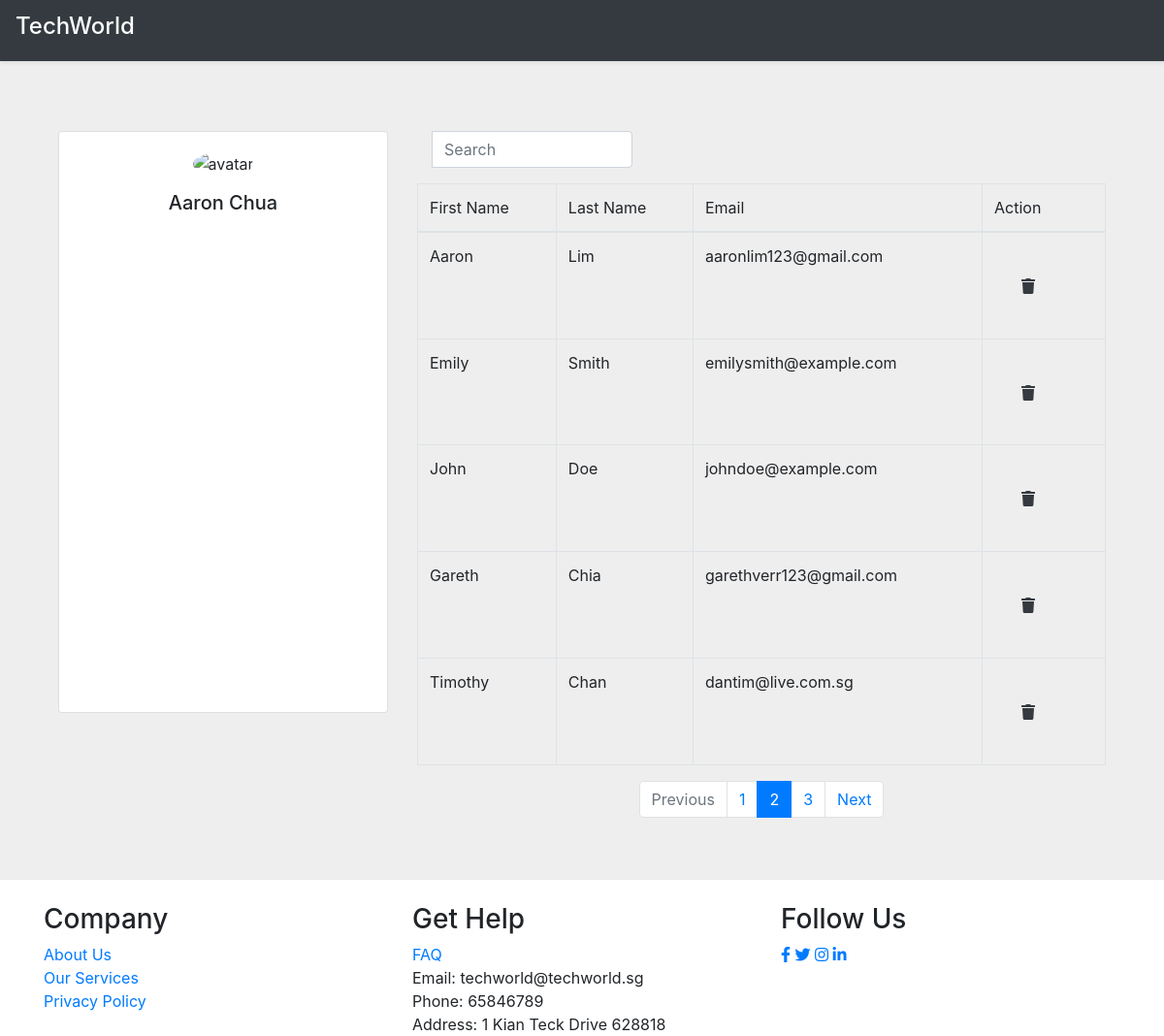
Before: /administrator (signed in) with the older database file.
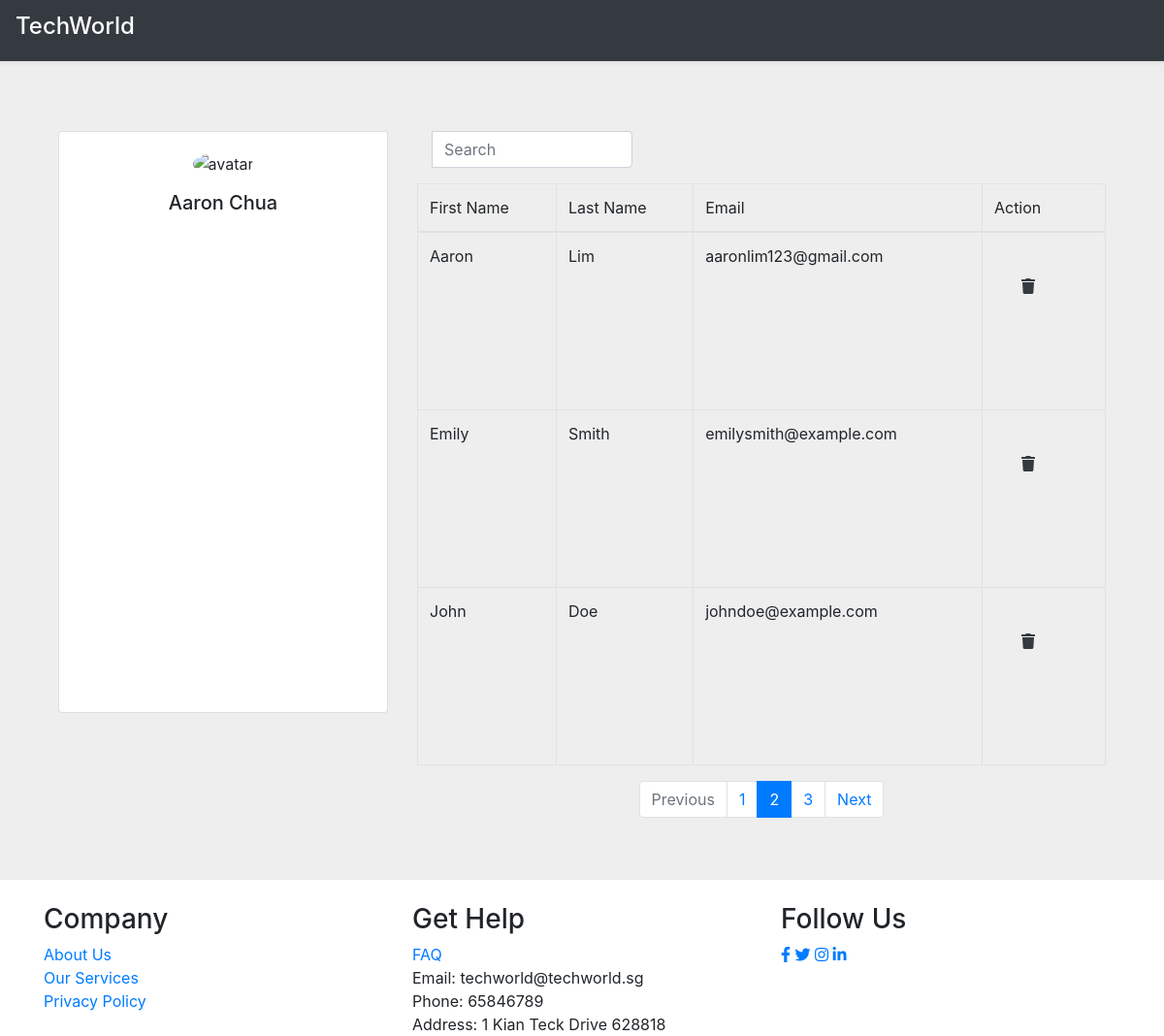
After: the same page with the newer database file.
### tables this page shows
CREATE TABLE Accounts (
    account_id INTEGER PRIMARY KEY AUTOINCREMENT,
    userid INTEGER,
    First_name VARCHAR(50) NOT NULL,
    Last_name VARCHAR(50) NOT NULL,
    date_of_birth TEXT NOT NULL, -- Format: YYYY-MM-DD
    gender TEXT, 
    FOREIGN KEY (userid) REFERENCES Users(user_id)
);

CREATE TABLE Users (
    user_id INTEGER PRIMARY KEY AUTOINCREMENT,
    email VARCHAR(50) UNIQUE NOT NULL,
    password VARCHAR(50) NOT NULL
);

### app.py (the view)
@app.route("/administrator", methods=['GET'])
def administrator():
    if authenticated():
        conn = get_db_connection()
        query = "SELECT A.account_id, A.First_name, A.Last_name, U.email FROM Accounts A JOIN Users U ON A.userid = U.user_id"
        user = conn.execute(query).fetchall()
        conn.close()
        return render_template("administrator.html", accounts=user)
    else:
        return redirect(url_for('login'))

### app.py (called while the page is built)
def get_db_connection():
    conn = sqlite3.connect('database.db')
    conn.row_factory = sqlite3.Row
    return conn

def authenticated():
    if 'user_id' in session:
        return True
    else:
        return False

### templates/administrator.html (shortened to what this page needs)
<!doctype html>
<html lang="en">
  <head>
    <link rel="stylesheet" href="https://stackpath.bootstrapcdn.com/bootstrap/4.3.1/css/bootstrap.min.css">
    <link rel="stylesheet" href="https://cdnjs.cloudflare.com/ajax/libs/font-awesome/5.15.4/css/all.min.css">
</head>
  <body>
    <section style="background-color: #eee;">
    <header data-bs-theme="dark">
      <div class="navbar navbar-dark bg-dark shadow-sm">
              <a href="/homepage.html" class="navbar-brand d-flex align-items-center">
                  <h4>TechWorld</h4>
              </a>
      </div>
  </header>
    <div class="container py-5">
      <div class="container">
        <div class="row">
            <div class="col-4 mt-4">
              <div class="card mb-4" style="height: 600px">
                <div class="card-body text-center">
                  <img src="https://mdbcdn.b-cdn.net/img/Photos/new-templates/bootstrap-chat/ava3.webp" alt="avatar"
                    class="rounded-circle img-fluid" style="width: 150px;">
                  <h5 class="my-3">Aaron Chua</h5>
                </div>
              </div>
            </div>
            <div class="col-lg-8 mt-4">
                <div class="form-group">
                    <div class="col-md-4 inputGroupContainer">
                    <div class="input-group">
                    <input  name="search" placeholder="Search" class="form-control"  type="text">
                      </div>
                    </div>
                  </div>
                <table class="table table-bordered" style="height: 600px;">
                    <thead>
                      <tr>
                        <th scope="col" style="font-weight:normal">First Name</th>
                        <th scope="col" style="font-weight:normal">Last Name</th>
                        <th scope="col" style="font-weight:normal">Email</th>
                        <th scope="col" style="font-weight:normal">Action</th>
                      </tr>
                    </thead>
                    <tbody>
                    {% for account in accounts %}
                    <div class='adminPost'>
                      <tr>
                        <th scope="row" style="font-weight:normal">{{account['First_name']}}</th>
                        <td>{{account['Last_name']}}</td>
                        <td>{{account['email']}}</td>
                        <td>
                          <div class="col-md-1 text-center">
                            <div class="form-group mt-4">
                              <form method="POST" action="/deleteAccount">
                                <button type="submit" class="btn btn-link delete-skill text-dark" onclick="return confirm('Are you sure you want to delete this account?');">
                                    <i class="fa fa-trash"></i>
                                </button>
                            </form>
                            </div>
                          </div>
                        </td>
                      </tr>
                    </div>
                    {% endfor %}
                    </tbody>
                  </table>
                  <nav aria-label="...">
                    <ul class="pagination justify-content-center">
                      <li class="page-item disabled">
                        <a class="page-link" href="#" tabindex="-1">Previous</a>
                      </li>
                      <li class="page-item"><a class="page-link" href="#">1</a></li>
                      <li class="page-item active">
                        <a class="page-link" href="#">2 <span class="sr-only">(current)</span></a>
                      </li>
                      <li class="page-item"><a class="page-link" href="#">3</a></li>
                      <li class="page-item">
                        <a class="page-link" href="#">Next</a>
                      </li>
                    </ul>
                  </nav>
            </div>
    </div>
</div>
      </section>
      <footer class="footer">
        <div class="container">
            <div class="row mt-4">
                <div class="col">
                    <h3>Company</h3>
                        <li style="list-style: none;"><a href="">About Us</a></li>
                        <li style="list-style: none;"><a href="">Our Services</a></li>
                        <li style="list-style: none;"><a href="">Privacy Policy</a></li>
                </div>
                <div class="col">
                    <h3>Get Help</h3>
                        <li style="list-style: none;"><a href="">FAQ</a></li>
                        <li style="list-style: none;">Email: techworld@techworld.sg</li>
                        <li style="list-style: none;">Phone: 65846789</li>
                        <li style="list-style: none;">Address: 1 Kian Teck Drive 628818</li>
                </div>
                <div class="col">
                    <h3>Follow Us</h3>
                    <div class="social-links">
                        <a href=""><i class="fab fa-facebook-f"></i></a>
                        <a href=""><i class="fab fa-twitter"></i></a>
                        <a href=""><i class="fab fa-instagram"></i></a>
                        <a href=""><i class="fab fa-linkedin-in"></i></a>
                    </div>
                </div>
            </div>
        </div>
      </footer>
  </body>
</html>

Changed rows visible on the page:
removed Accounts: First_name "Gareth", Last_name "Chia", email "garethverr123@gmail.com"
removed Accounts: First_name "Timothy", Last_name "Chan", email "dantim@live.com.sg"
